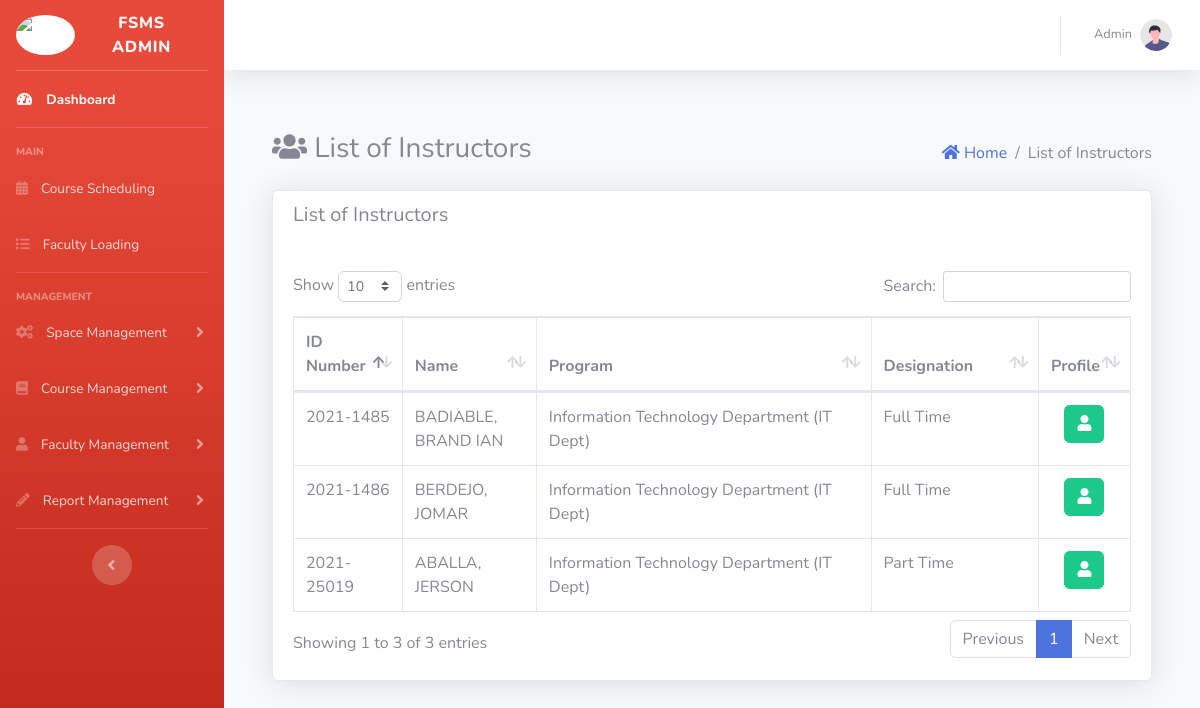
/admin/index.php?page=faculty (signed in), run on an earlier commit of the app's database.
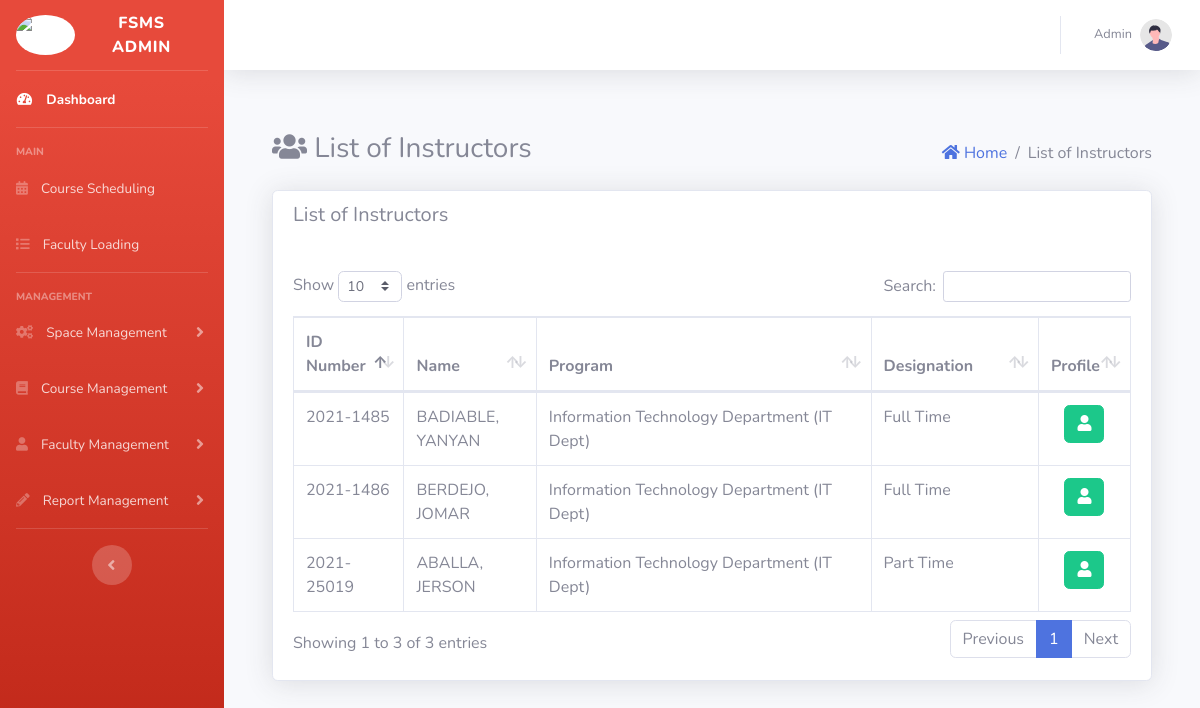
And on a later commit of the database.
### tables this page shows
CREATE TABLE `users` (
  `id` int(30) NOT NULL,
  `fname` varchar(255) NOT NULL,
  `mname` varchar(255) DEFAULT NULL,
  `lname` varchar(255) NOT NULL,
  `extname` varchar(255) DEFAULT NULL,
  `username` varchar(255) NOT NULL,
  `password` varchar(255) NOT NULL,
  `type` int(11) NOT NULL DEFAULT 0 COMMENT '0=Admin, 1=Instructor, 2= Super Admin\r\n',
  `program_id` int(30) NOT NULL,
  `created_at` timestamp NOT NULL DEFAULT current_timestamp(),
  `updated_at` timestamp NOT NULL DEFAULT current_timestamp() ON UPDATE current_timestamp()
);

CREATE TABLE `program` (
  `id` int(30) NOT NULL,
  `program_name` varchar(250) NOT NULL,
  `program_code` varchar(100) NOT NULL,
  `created_at` timestamp NOT NULL DEFAULT current_timestamp(),
  `updated_at` timestamp NOT NULL DEFAULT current_timestamp() ON UPDATE current_timestamp()
);

CREATE TABLE `faculty` (
  `id` int(30) NOT NULL,
  `user_id` int(11) NOT NULL,
  `program_id` int(11) NOT NULL,
  `designation` varchar(255) DEFAULT NULL,
  `contact` varchar(100) NOT NULL,
  `gender` varchar(100) NOT NULL,
  `street` varchar(255) DEFAULT NULL,
  `barangay` varchar(255) DEFAULT NULL,
  `municipality` varchar(255) DEFAULT NULL,
  `province` varchar(255) DEFAULT NULL,
  `email` varchar(200) NOT NULL,
  `created_at` timestamp NOT NULL DEFAULT current_timestamp(),
  `updated_at` timestamp NOT NULL DEFAULT current_timestamp() ON UPDATE current_timestamp()
);

### admin/faculty.php (the view, shortened to what this page needs)
<?php
include('db_connect.php');
$query = "SELECT users.*, program.program_code, program.program_name FROM users INNER JOIN program ON users.program_id = program.id WHERE users.type = 1";
$result = mysqli_query($conn, $query);
if ($result) {
    $instructors = [];
    while ($row = mysqli_fetch_assoc($result)) {
        $instructors[] = $row;
    }
} else {
    echo "Error: " . mysqli_error($conn);
}
?>
<div class="container-fluid">
    <div class="row">
        <div class="col-md-12 d-flex align-items-center justify-content-between mb-3">
            <h3><i class="fas fa-users"></i> List of Instructors</h3>
            <ol class="breadcrumb bg-transparent p-0 m-0">
                <li class="breadcrumb-item"><a href="index.php?page=home"><i class="fa fa-home"></i> Home</a></li>
                <li class="breadcrumb-item active"> List of Instructors</li>
            </ol>
        </div>
    </div>
    <div class="row">
        <div class="col-md-12">
            <div class="card shadow mb-4">
                <div class="card-header bg-transparent">
                    <h5 class="card-title">List of Instructors</h5>
                </div>
                <div class="card-body">
                    <div class="table-responsive">
                        <table id="dataTable" class="table table-bordered" width="100%" cellspacing="0">
                            <thead>
                                <tr>
                                    <th>ID Number</th>
                                    <th>Name</th>
                                    <th width="40%">Program</th>
                                    <th width="20%">Designation</th>
                                    <th width="5%">Profile</th>
                                </tr>
                            </thead>
                            <tbody>
                                <?php foreach ($instructors as $instructor) : ?>
                                    <?php
                                    $infoQuery = "SELECT * FROM faculty WHERE user_id = " . $instructor['id'];
                                    $infoResult = mysqli_query($conn, $infoQuery);
                                    $info = mysqli_fetch_assoc($infoResult);
                                    ?>
                                    <tr>
                                        <td><?php echo $instructor['username']; ?></td>
                                        <td><?php echo strtoupper($instructor['lname']) . ', ' . strtoupper($instructor['fname']); ?></td>
                                        <td><?php echo $instructor['program_name'] . ' (' . $instructor['program_code'] . ')'; ?></td>
                                        <td><?php echo $info['designation']; ?></td>
                                        <td class="text-center"><a href="index.php?page=view_faculty&id=<?php echo $instructor['id'] ?>" class="btn btn-flat btn-success"><i class="fa fa-user"></i></a></td>
                                    </tr>
                                <?php endforeach; ?>
                            </tbody>
                        </table>
                    </div>
                </div>
            </div>
        </div>
    </div>
</div>

What changed in the data, as far as the page shows it:
changed users "BADIABLE": fname "BRAND IAN" → "YANYAN"
